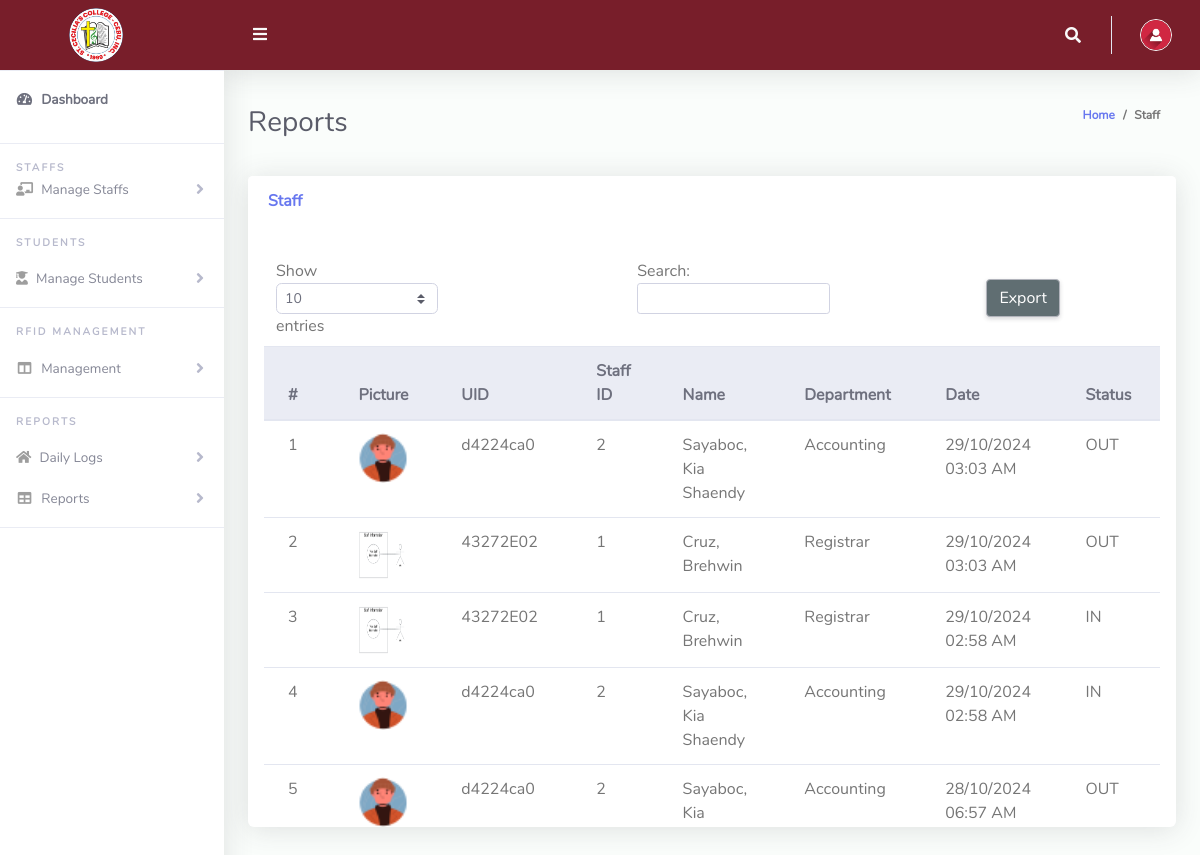
The page /rfid2/Admin/staffreps.php on the database its author committed.
### tables this page shows
CREATE TABLE `dailylogs` (
  `lid` int(10) NOT NULL,
  `sid` int(20) DEFAULT NULL,
  `stid` int(20) DEFAULT NULL,
  `datetime` timestamp NOT NULL DEFAULT current_timestamp() ON UPDATE current_timestamp(),
  `category` enum('IN','OUT','','') NOT NULL
);

CREATE TABLE `registaff` (
  `stid` int(10) NOT NULL,
  `did` int(10) NOT NULL,
  `cid` int(10) NOT NULL,
  `image` varchar(255) NOT NULL
);

CREATE TABLE `rfid` (
  `cid` int(10) NOT NULL,
  `uid` varchar(20) NOT NULL,
  `timedate` timestamp NOT NULL DEFAULT current_timestamp() ON UPDATE current_timestamp()
);

CREATE TABLE `information` (
  `did` int(100) NOT NULL,
  `schoolid` varchar(20) NOT NULL,
  `name` varchar(100) NOT NULL,
  `department` varchar(100) NOT NULL,
  `category` enum('student','staff','','') NOT NULL
);

### rfid2/Admin/staffreps.php (the view, shortened to what this page needs)
<?php
include '../Includes/dbcon.php';
$query = "
    SELECT
        d.lid,
        DATE_FORMAT(d.datetime, '%d/%m/%Y %h:%i %p') AS datetime,  -- Format datetime in 12-hour format
        d.category,
        r.uid,
        rs.did,
        rs.image,
        i.name,
        i.department
    FROM
        dailylogs d
    JOIN
        registaff rs ON d.stid = rs.stid
    JOIN
        rfid r ON rs.cid = r.cid
    JOIN
        information i ON rs.did = i.did
";
$query .= " ORDER BY d.datetime DESC";
$result = $conn->query($query);
?>
<!DOCTYPE html>
<html lang="en">
<head>
    <link href="../vendor/fontawesome-free/css/all.min.css" rel="stylesheet" type="text/css">
    <link href="../vendor/bootstrap/css/bootstrap.min.css" rel="stylesheet" type="text/css">
    <link href="css/ruang-admin.min.css" rel="stylesheet">
</head>
<body id="page-top">
    <div id="wrapper">
        <?php include "Includes/sidebar.php";?>
        <div id="content-wrapper" class="d-flex flex-column">
            <div id="content">
                <?php include "Includes/topbar.php";?>
                <div class="container-fluid" id="container-wrapper">
                    <div class="d-sm-flex align-items-center justify-content-between mb-4">
                        <h1 class="h3 mb-0 text-gray-800">Reports </h1>
                        <ol class="breadcrumb">
                            <li class="breadcrumb-item"><a href="./">Home</a></li>
                            <li class="breadcrumb-item active" aria-current="page">Staff</li>
                        </ol>
                    </div>
                    <div class="row">
                        <div class="col-lg-12">
                            <div class="card mb-4">
                                <div class="card-header py-3 d-flex flex-row align-items-center justify-content-between">
                                    <h6 class="m-0 font-weight-bold text-primary">Staff</h6>
                                </div>
                                <div class="table-responsive p-3" style="max-height: 600px; overflow-y: auto;">
                                <div class="row mb-3">
                                </div>
                                <button id="exportBtn" type="button" class="btn btn-primary" style="float: right; margin-top: 20px; margin-right: 100px">Export</button>
                                    <table class="table align-items-center table-flush table-hover" id="dataTableHover">
                                        <thead class="thead-light">
                                            <tr>
                                                <th>#</th>
                                                <th>Picture</th>
                                                <th>UID</th>
                                                <th>Staff ID</th>
                                                <th>Name</th>
                                                <th>Department</th>
                                                <th>Date</th>
                                                <th>Status</th>
                                            </tr>
                                        </thead>
                                        <tbody>
                                        <?php
                                            if ($result->num_rows > 0) {
                                                $counter = 1;
                                                while ($row = $result->fetch_assoc()) {
                                                    echo "<tr>";
                                                    echo "<td>" . $counter++ . "</td>";
                                                    echo "<td><img src='" . $row['image'] . "' width='50' height='50'></td>";
                                                    echo "<td>" . $row['uid'] . "</td>";
                                                    echo "<td>" . $row['did'] . "</td>";
                                                    echo "<td>" . $row['name'] . "</td>";
                                                    echo "<td>" . $row['department'] . "</td>";
                                                    echo "<td>" . $row['datetime'] . "</td>";
                                                    echo "<td>" . $row['category'] . "</td>";
                                                    echo "</tr>";
                                                }
                                            } else {
                                                echo "<tr><td colspan='8' class='text-center'>No records found</td></tr>";
                                            }
                                            ?>
                                        </tbody>
                                    </table>
                                </div>
                            </div>
                        </div>
                    </div>
                </div>
    </div>
</body>
</html>

### rfid2/Admin/Includes/sidebar.php (shortened to what this page needs)
<ul class="navbar-nav sidebar sidebar-light accordion " style="position: sticky;" id="accordionSidebar">
  <a class="sidebar-brand d-flex align-items-center bg-gradient-primary  justify-content-center" href="index.php">
    <div class="sidebar-brand-icon">
      <img src="img/logo/logo.jpg">
    </div>
  </a>
  <hr class="sidebar-divider my-0">
  <li class="nav-item active">
    <a class="nav-link" href="index.php">
      <i class="fas fa-fw fa-tachometer-alt"></i>
      <span>Dashboard</span></a>
    <hr class="sidebar-divider">
    <div class="sidebar-heading">
      Staffs
    </div>
  <li class="nav-item">
    <a class="nav-link collapsed" href="#" data-toggle="collapse" data-target="#collapseBootstrapassests" aria-expanded="true" aria-controls="collapseBootstrapassests">
      <i class="fas fa-chalkboard-teacher"></i>
      <span>Manage Staffs</span>
    </a>
  </li>
  <hr class="sidebar-divider">
  <div class="sidebar-heading">
    Students
  </div>
  </li>
  <li class="nav-item">
    <a class="nav-link collapsed" href="#" data-toggle="collapse" data-target="#collapseBootstrap2" aria-expanded="true" aria-controls="collapseBootstrap2">
      <i class="fas fa-user-graduate"></i>
      <span>Manage Students</span>
    </a>
  </li>
  <hr class="sidebar-divider">
  <div class="sidebar-heading">
    RFID Management
  </div>
  <li class="nav-item">
    <a class="nav-link collapsed" href="#" data-toggle="collapse" data-target="#collapsePage" aria-expanded="true"
      aria-controls="collapsePage">
      <i class="fas fa-fw fa-columns"></i>
      <span>Management</span>
    </a>
  </li>
  <hr class="sidebar-divider">
  <div class="sidebar-heading">
    Reports
  </div>
  <li class="nav-item">
    <a class="nav-link collapsed" href="#" data-toggle="collapse" data-target="#collapseBootstrapschemes"
      aria-expanded="true" aria-controls="collapseBootstrapschemes">
      <i class="fas fa-home"></i>
      <span>Daily Logs</span>
    </a>
  </li>
  <li class="nav-item">
    <a class="nav-link collapsed" href="#" data-toggle="collapse" data-target="#collapseTable" aria-expanded="true"
      aria-controls="collapseTable">
      <i class="fas fa-fw fa-table"></i>
      <span>Reports</span>
    </a>
  </li>
  <hr class="sidebar-divider">
</ul>

### rfid2/Admin/Includes/topbar.php (shortened to what this page needs)
<nav class="navbar navbar-expand navbar-light bg-gradient-primary topbar mb-4 static-top">
          <button id="sidebarToggleTop" class="btn btn-link rounded-circle mr-3">
            <i class="fa fa-bars"></i>
          </button>
          <ul class="navbar-nav ml-auto">
            <li class="nav-item dropdown no-arrow">
              <a class="nav-link dropdown-toggle" href="#" id="searchDropdown" role="button" data-toggle="dropdown"
                aria-haspopup="true" aria-expanded="false">
                <i class="fas fa-search fa-fw"></i>
              </a>
            </li>
            <li class="nav-item dropdown no-arrow">
              <a class="nav-link dropdown-toggle" href="#" id="userDropdown" role="button" data-toggle="dropdown"
                aria-haspopup="true" aria-expanded="false">
                <img class="img-profile rounded-circle" src="img/user-icn.png" style="max-width: 60px">
              </a>
            </li>
          </ul>
        </nav>

### rows shown on the page
dailylogs: stid.image (picture), rfid.uid "d4224ca0", stid.did "2", information.name "Sayaboc, Kia Shaendy", information.department "Accounting", datetime "29/10/2024 03:03 AM", category "OUT"
dailylogs: stid.image (picture), rfid.uid "43272E02", stid.did "1", information.name "Cruz, Brehwin", information.department "Registrar", datetime "29/10/2024 03:03 AM", category "OUT"
dailylogs: stid.image (picture), rfid.uid "43272E02", stid.did "1", information.name "Cruz, Brehwin", information.department "Registrar", datetime "29/10/2024 02:58 AM", category "IN"
dailylogs: stid.image (picture), rfid.uid "d4224ca0", stid.did "2", information.name "Sayaboc, Kia Shaendy", information.department "Accounting", datetime "29/10/2024 02:58 AM", category "IN"
dailylogs: stid.image (picture), rfid.uid "d4224ca0", stid.did "2", information.name "Sayaboc, Kia…", information.department "Accounting", datetime "28/10/2024 06:57 AM", category "OUT"
